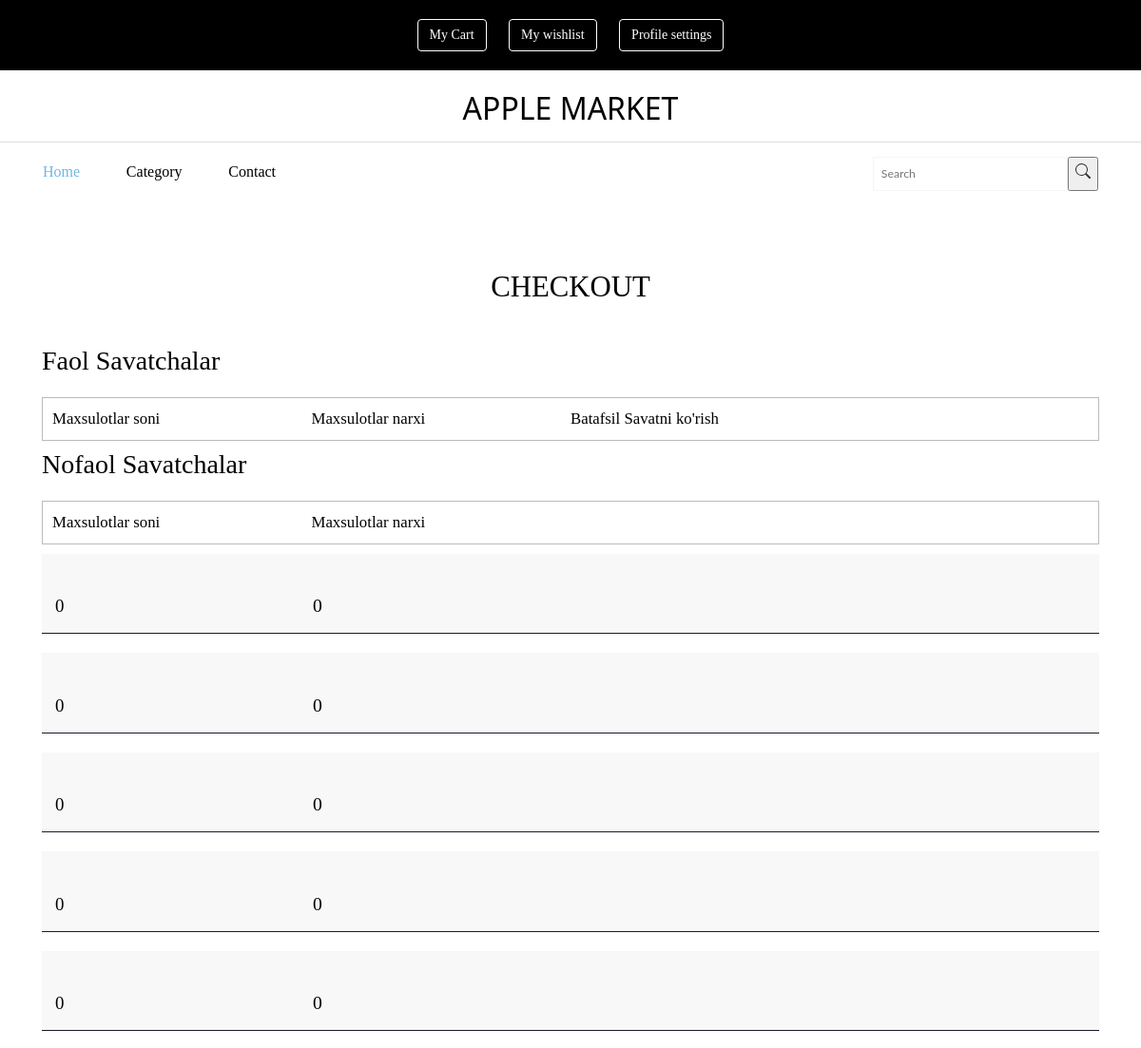
The page /carts (signed in, upper part) on the database as committed earlier.
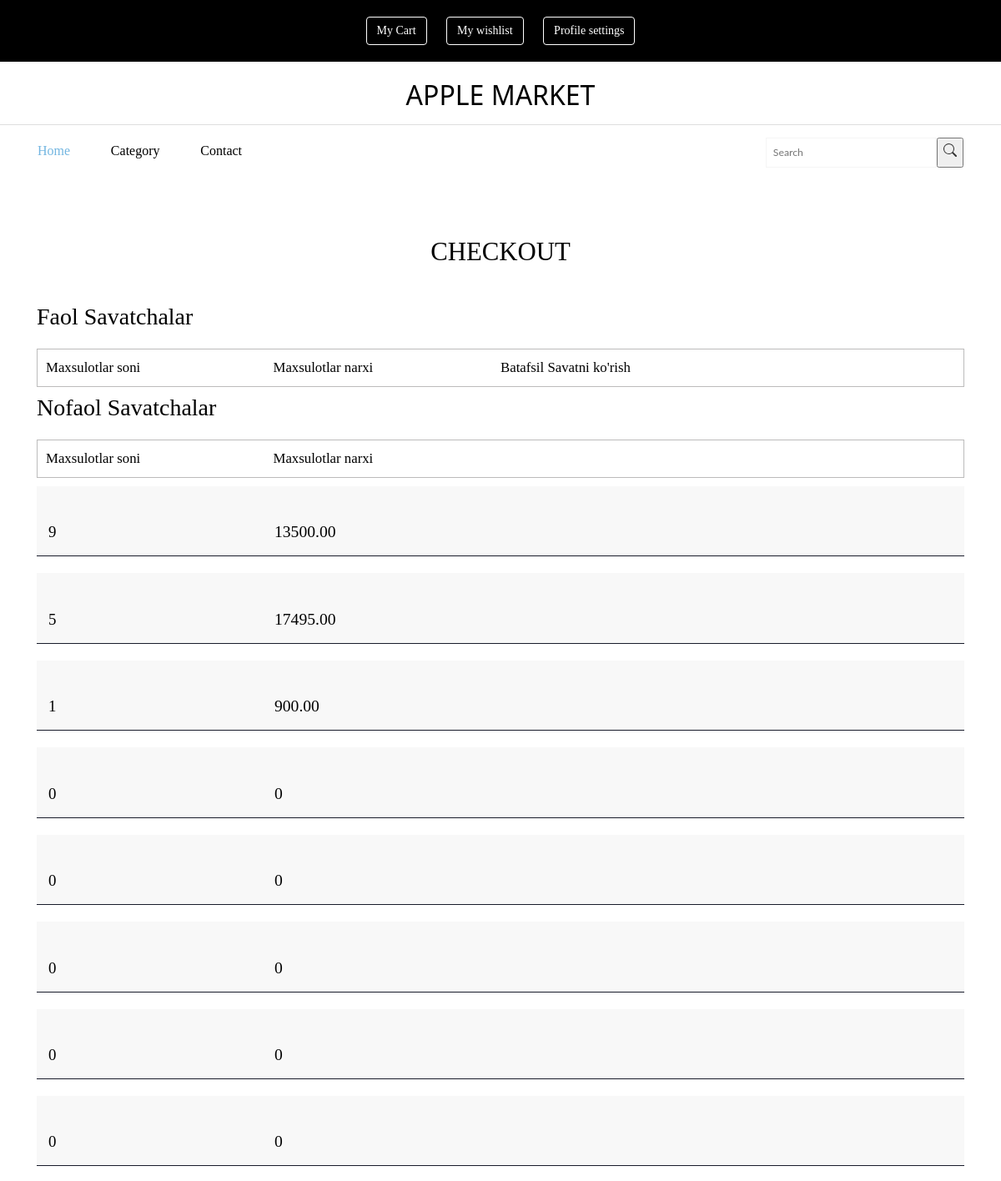
The same page on the database as committed later.
### main/models.py (models this page shows, shortened)
class Cart(models.Model):
    user = models.ForeignKey(User, on_delete=models.CASCADE)
    is_active = models.BooleanField(default=True)
    @property
    def quantity(self):
        quantity = 0
        products = CartProduct.objects.filter(card_id = self.id)
        for i in products:
            quantity +=i.quantity
        return quantity
    @property
    def total_price(self):
        result = 0
        for i in CartProduct.objects.filter(card_id =self.id):
            result +=(i.product.price)*i.quantity
        return result

class CartProduct(models.Model):
    card = models.ForeignKey(Cart, on_delete=models.CASCADE,)
    product = models.ForeignKey(Product, on_delete=models.CASCADE)
    quantity = models.IntegerField(default=1)

class Product(models.Model):
    name = models.CharField(max_length=255)
    description = models.TextField()
    quantity = models.IntegerField()
    price = models.DecimalField(decimal_places=2, max_digits=10)
    currency = models.SmallIntegerField(
        choices=(
            (1,'Dollar'),
            (2, 'So`m')
            )
    )
    discount_price = models.DecimalField(
        decimal_places=2,
        max_digits=10,
        blank=True,
        null=True
        )
    baner_image = models.ImageField(upload_to='baner/')
    category = models.ForeignKey(Category, on_delete=models.SET_NULL, null=True)

### main/views.py (the view)
# urls.py: path('carts', views.carts, name='carts'),
def carts(request):
    active = models.Cart.objects.filter(is_active=True, user=request.user)
    in_active = models.Cart.objects.filter(is_active=False, user=request.user).order_by('-id')
    context = {
        'active':active,
        'in_active':in_active,
        'categorys': models.Category.objects.all(),
    }
    return render(request, 'cart/carts.html', context)

### main/templates/cart/carts.html (shortened to what this page needs)
{% extends 'base.html' %}
{% block content %}
	<div class="ckeckout">
		<div class="container">
			<div class="ckeck-top heading">
				<h2>CHECKOUT</h2>
			</div>
			<div class="ckeckout-top">
			<div class="cart-items">
			 <h3>Faol Savatchalar</h3>
			<div class="in-check" >
				<ul class="unit">
					<li><span>Maxsulotlar soni</span></li>
					<li><span>Maxsulotlar narxi</span></li>
					<li><span>Batafsil Savatni ko'rish</span></li>
					<div class="clearfix"></div>
				</ul>
			</div>
			 <h3>Nofaol Savatchalar</h3>
			<div class="in-check" >
				<ul class="unit">
					<li><span>Maxsulotlar soni</span></li>
					<li><span>Maxsulotlar narxi</span></li>
					<div class="clearfix"></div>
				</ul>
                {% for cart in in_active %}
				<ul class="cart-header">
						<li><span class="name">{{cart.quantity}}</span></li>
						<li><span class="cost">{{cart.total_price}}</span></li>
					<div class="clearfix"> </div>
				</ul>
                {% endfor %}
			</div>
			</div>
		 </div>
		</div>
	</div>
{% endblock %}

Rows that differ between the two databases and show on the page:
added Cart: quantity "9", total_price "13500.00"
added Cart: quantity "5", total_price "17495.00"
added Cart: quantity "1", total_price "900.00"
